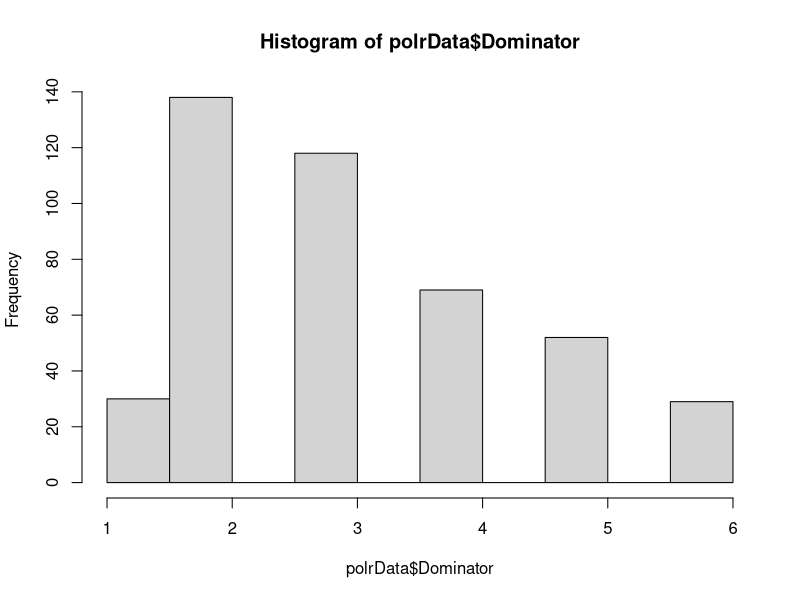

R code for this plot:
## ---- chunk 1
knitr::opts_chunk$set(echo = TRUE)
install.packages("MASS")
install.packages("effects")
install.packages("nnet")
install.packages("Hmisc")

library(MASS)
library(effects)
library(nnet)
library(Hmisc)
library(tidyverse)
## ---- chunk 2
setwd("G:/Shared drives/CEG Two-Stage Exams Analysis/Jackson/beyond-linear-regression/BeyondLinearRegression/Proportional Odds Logistic Regression")
polrData <- read_csv("polrData.csv")
## ---- chunk 3
tibble(polrData)
## ---- chunk 4
hist(polrData$Dominator)
summary(polrData$Dominator)
## ---- chunk 5
polrData$Dominator <- factor(polrData$Dominator)
polrData$Ethnicity <- relevel(as.factor(polrData$Ethnicity), ref="White")
## ---- chunk 6
mod1 <- polr(Dominator ~ Gender + FirstGeneration + CourseGrade + Ethnicity +
             ActivityType +  
             Gender*ActivityType + FirstGeneration*ActivityType + Ethnicity*ActivityType, 
             data=polrData, Hess=T)
summary(mod1)
## ---- chunk 7
mod6 <- polr(Dominator ~  CourseGrade + Ethnicity +
             ActivityType, 
             data=polrData, Hess=T)
summary(mod6)
## ---- chunk 8
MultiNomMod <- multinom(Dominator ~ CourseGrade + Ethnicity + 
                        ActivityType,
                        data = polrData)
AIC(MultiNomMod, mod6)
